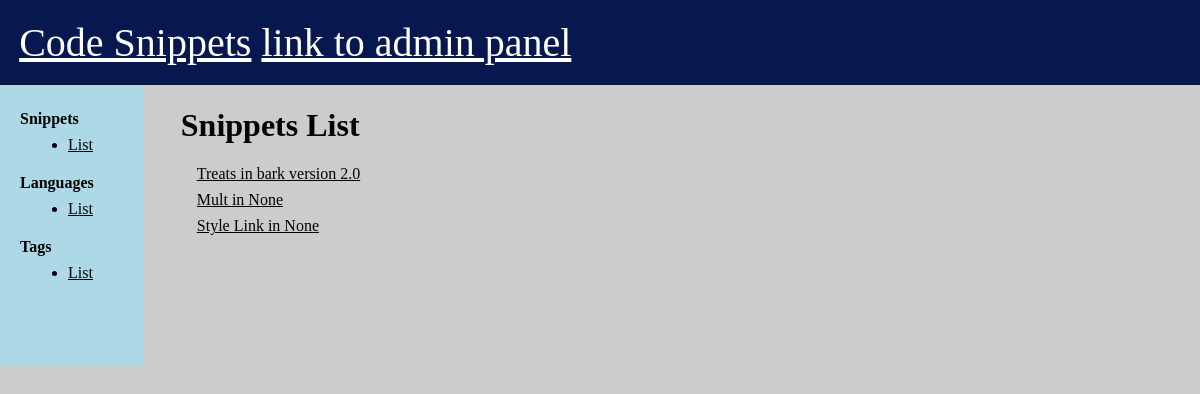
/, run on an earlier commit of the app's database.
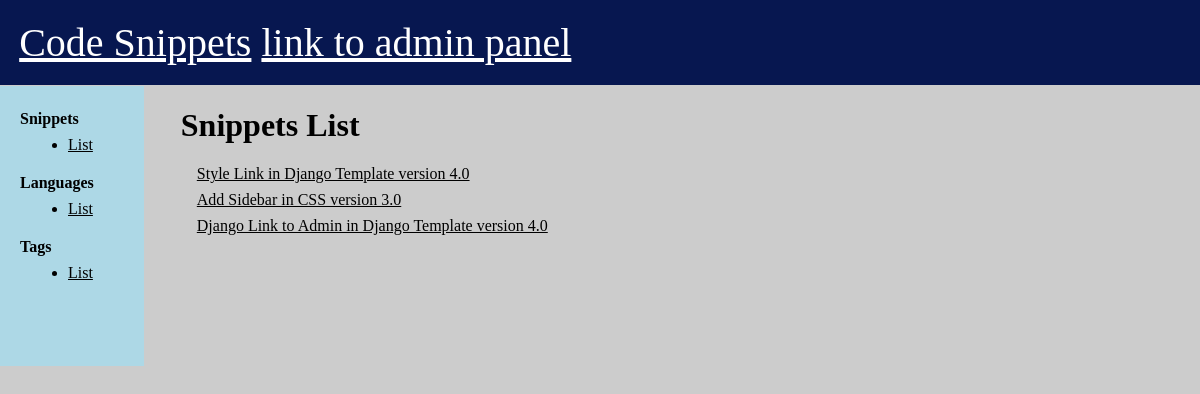
And on a later commit of the database.
### snippets/models.py (models this page shows)
class Snippet(models.Model):
    title = models.CharField(max_length=255, default='')
    description = models.CharField(max_length=512, default='', blank=True)
    code = models.TextField()
    language = models.ForeignKey(
        'Language', on_delete=models.CASCADE, related_name='snippets', blank=True, null=True)
    user = models.ManyToManyField(
        'User', related_name='snippets')
    created_at = models.DateTimeField(auto_now_add=True)
    tag = models.ManyToManyField('Tag', related_name='snippets', blank=True)
    def __str__(self):
        return f'{self.title} in {self.language}'

class Language(models.Model):
    name = models.CharField(max_length=255)
    version = models.FloatField(blank=True, null=True)
    def __str__(self):
        return f'{self.name} version {self.version}'

### snippets/views.py (the view)
# urls.py: path('', views.list_snippet, name='list_snippet'),
def list_snippet(request):
    snippets = Snippet.objects.all()
    return render(request, 'snippets/list_snippet.html', {'snippets': snippets})

### templates/snippets/list_snippet.html (shortened to what this page needs)
{% extends 'base.html' %}
{% block content %}
    <h1> Snippets List </h1>
    {% for snippet in snippets %}
        <div class="list-item">
            <a href="{% url 'detail_snippet' pk=snippet.pk %}"> {{ snippet }} </a>
        </div>
    {% endfor %}
{% endblock content %}

### templates/base.html (shortened to what this page needs)
{% load static %}
<!DOCTYPE html>
<html lang="en">
<head>
    <link rel="stylesheet" href="{% static 'css/style.css' %}">
</head>
<body>
    <header>
        <a href="{% url 'list_snippet' %}">Code Snippets</a>
        <a href="{% url 'admin:index' %}">link to admin panel</a>
    </header>
    <div class="sidebar">
        <div class="sidebar-section">
            Snippets
            <ul>
                <li><a href="{% url 'list_snippet' %}">List</a></li>
            </ul>
        </div>
        <div>
            Languages
            <ul>
                <li><a href="{% url 'list_language' %}">List</a></li>
            </ul>
        </div>
        <div>
            Tags
            <ul>
                <li><a href="{% url 'list_tag' %}">List</a></li>
            </ul>
        </div>
    </div>
    <div class="body-text">
        {% block content %}
        {% endblock content %}
    </div>
</body>
</html>

### static/css/style.css (style rules this page uses)
html, body { margin: 0; padding: 0; }
body { background-color: #ccc; }
a { color: black; }
header { background-color: rgb(7, 23, 80); padding: 1.2rem; margin: 0; font-size: 2.5rem; }
header a { color: white; }
.sidebar { height: 16.5rem; width: 9rem; position: fixed; left: 0; top: 5.4rem; padding-top: 1rem; background-color: lightblue; }
.sidebar div { padding: 0.5rem 0.25rem 0.25rem 1.25rem; display: block; font-size: 16px; font-weight: bold; }
.sidebar div ul { margin: 0.5rem; font-size: 16px; font-weight: normal; }
.body-text { margin-left: 9.3rem; padding-left: 2rem; }
.list-item { padding: 0 0 0.5rem 1rem; display: flex; justify-content: space-between; }
h1 { display: flex; justify-content: space-between; }

What changed in the data, as far as the page shows it:
removed Snippet: title+language "Treats in bark version 2.0"
removed Snippet: title+language "Mult in None"
changed Snippet: title+language "Style Link in None" → "Style Link in Django Template version 4.0"
added Snippet: title+language "Add Sidebar in CSS version 3.0"
added Snippet: title+language "Django Link to Admin in Django Template version 4.0"
